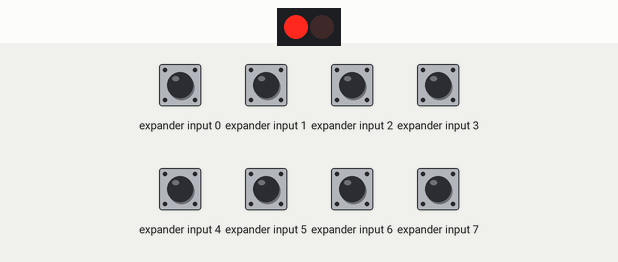
This sketch was run on a simulated Arduino Uno, built with avr-gcc and run on an emulated ATmega328P. Parts: 2 port-expander outputs drawn as a row of LEDs (first output left, lit = HIGH). Wiring (inferred from the names in the program): PCF8574 port expander at I2C address 0x20. Wiring (inferred from the signals the program sends): row of LEDs: on Q0, Q1. The test bench sets the inputs (shaded band); at power-on: expander input 0–7 HIGH.

Above: at 1.6 s.
1.7 s: expander input 7 pulled LOW for 0.15 s
At 3.0 s:
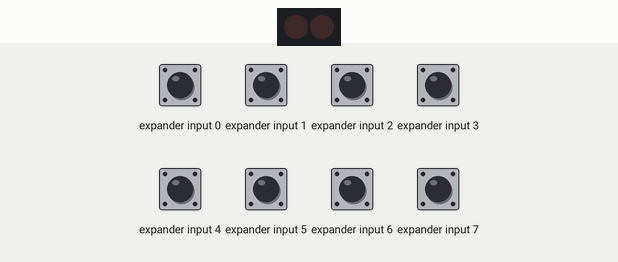
3.3 s: expander input 7 pulled LOW for 1 s
At 5.1 s:
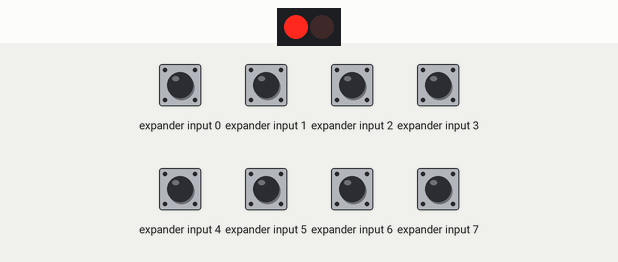
7.3 s: expander input 7 pulled LOW for 0.15 s
At 8.2 s:
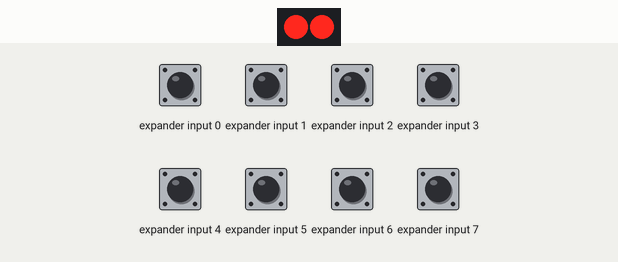
Timing chart, 0 to 16.4 s (numbered marks = the images above; inputs shaded):
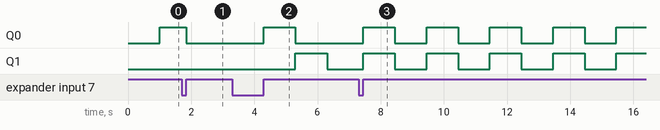

The sketch:

Lab13Checkpoint2.ino
```cpp
#include <avr/io.h>           //เรียกใช้คลังโปรแกรม io.h
#include <avr/interrupt.h>    //เรียกใช้คลังโปรแกรมสำหรับขัดจังหวะ
#include "my_twi.h"           //เรียกใช้คลังโปรแกรมจัดการมอดูลทีดับเบิลยูไอ
#include "my_pcf8574.h"       //เรียกใช้คลังโปรแกรมจัดการไอซี PCF8574
                              //---ส่วนบิตอื่นที่เหลือเป็นเอาต์พุต
uint8_t mode;                //ตั้งค่าตัวแปรส่วนกลาง (global variable)
unsigned long last_time;
unsigned long previous_time; //สร้างตัวแปรเพื่อใช้ในการนับเวลา 1s

uint8_t prepare_data(uint8_t d)
{
  uint8_t tmp;
  tmp = ~d;                   //กลับทุกบิตเป็นตรงข้ามเนื่องจาก LED เป็น Common A
  tmp |= 0x80;                //เขียนค่ารหัสขับแอลอีดีโดยมิให้มีผล
  return tmp;                 //--กระทบต่อบิต MSB ที่ใช้เป็นอินพุต
}

void setup()
{
  last_time =0;
  Serial.begin(38400);
  uint8_t tmp, i;             //ประกาศตัวแปร tmp และตัวแปร i ขนาด 8 บิต
  init_twi_module();          //สั่งให้มอดูลทีดับเบิลยูไอเริ่มทำงาน
  mode = 0;                   //สั่งให้ตัวแปร count มีค่าเริ่มต้นเท่ากับศูนย์
}                             //จบการทำงานของฟังก์ชันหลัก

void loop(){

  uint8_t tmp;

  tmp = PCF8574_read(0);
  tmp &= 0x80;  //กรองบิต
  if(!tmp)      //ตรวจสอบว่ามีการกดปุ่มของสวิตช์หรือไม่
  {
    if( millis() - last_time > 20)
    //ตรวจสอบว่าค่าเวลาในปัจจุบันมีระยะห่างจากครั้งก่อนหน้าอยู่ 20ms หรือไม่
    {
      last_time = millis();   //ให้ตัวแปร last_time เก็บค่าเวลาก่อนหน้าในรูปแบบมิลลิวินาที
      tmp = PCF8574_read(0);
      tmp &= 0x80;
      if (!tmp)   //หากพบว่ามีการกดปุ่มของสวิตช์
      {
        //Serial.println("Keypressed detected");
        mode < 3 ? mode++ : mode = 0;
        //ตรวจสอบว่าค่าในตัวแปร mode มีค่าน้อยกว่า 3 หรือไม่
        //ถ้าใช่ให้เพิ่มค่าในตัวแปร mode ขึ้นหนึ่งค่า (ทำงานในโหมดถัดไป)
        //ถ้าไม่ใช่ให้ค่าในตัวแปร mode เท่ากับ 0 (กลับมาเริ่มโหมดเดิมใหม่อีกครั้ง)
      }
      do
      {
        tmp = PCF8574_read(0);    //อ่านค่าสถานะทางตรรกะจากพอร์ตของ PCF8574
        tmp &= 0x80;
      }
      while(!tmp);
      previous_time = millis();   //ให้ตัวแปร previous_time เก็บค่าเวลาก่อนหน้าในรูปแบบมิลลิวินาที
    }
  }

  switch(mode){                   //Set ค่าการทำงานของสวิตช์ 4 โหมด
    case 0 : count(); break;      //Mode M1 LED เพิ่มค่าขึ้นทีละ 1
    case 1 : shiftRight(); break; //Mode M2 เลื่อนทุกบิตไปทางขวา
    case 2 : shiftLeft(); break;  //Mode M3 เลื่อนทุกบิตไปทางซ้าย
    case 3 : led_blink(); break;  //Mode M4 LED ติดสลับดับ
  }
}

void count(){           //Mode M1 LED เพิ่มค่าขึ้นทีละ 1
  static uint8_t count; //สร้าง static ใช้ในการนับ int
  uint8_t tmp;
  if((millis() - previous_time) > 1000){
  //ตรวจสอบว่าค่าเวลาในปัจจุบันมีระยะห่างจาก previous_time อยู่ 1ms หรือไม่
    previous_time = millis();
    //ระยะห่างกันเกิน 1ms ให้เก็บค่าเวลาปัจจุบันไว้ในตัวแปร previous_time เพื่อรอเปรียบเทียบครั้งถัดไป
    count < 127 ? count++ : count = 0;
    //ตรวจสอบว่าค่าในตัวแปร count มีค่าน้อยกว่า 127 หรือไม่
    //ถ้าใช่ให้เพิ่มค่าในตัวแปร count ขึ้นหนึ่งค่า (แอลอีดีเพิ่มขึ้นหนึ่งค่าทุกครั้งที่มีการกดสวิตช์)
    //ถ้าไม่ใช่ให้ค่าในตัวแปร count เท่ากับ 0 (แอลอีดีจะดับทุกดวงใหม่อีกครั้ง)
  }
  tmp = prepare_data(count);
  PCF8574_write(0, tmp);
}

void shiftRight(){ //Mode M2 เลื่อนทุกบิตไปทางขวา
  static uint8_t position;
  static uint8_t led = 0x40; //0100 000 LED ติดจากซ้ายสุดแล้วเลื่อนไปทางขวา
  uint8_t tmp;
  if((millis() - previous_time) > 1000){
  //ตรวจสอบว่าค่าเวลาในปัจจุบันมีระยะห่างจาก previous_time อยู่ 1ms หรือไม่
    previous_time = millis();
    //ระยะห่างกันเกิน 1ms ให้เก็บค่าเวลาปัจจุบันไว้ในตัวแปร previous_time เพื่อรอเปรียบเทียบครั้งถัดไป
    position < 6 ? position++ : position = 0;
    //ตรวจสอบว่าค่าในตัวแปร position น้อยกว่า 6 หรือไม่
    //ถ้าใช่ให้เพิ่มค่าในตัวแปร position ขึ้นหนึ่งค่า ถ้าไม่ใช่ให้ค่าในตัวแปร position เท่ากับ 0
    led = 0x40 >> position; //ชิบบิตไปทางขวา
  }
  tmp = prepare_data(led);  //ส่งค่าข้อมูล LED ไปให้กับตัวแปร tmp
  PCF8574_write(0, tmp);    //นำค่าที่เก็บไว้ในตัวแปร tmp ไปแสดงผล
}

void shiftLeft(){ //Mode M3 เลื่อนทุกบิตไปทางซ้าย
  static uint8_t position;
  static uint8_t led = 0x01; //0000 0001 LED ติดเริ่มจากขวาสุดแล้วเลื่อนไปทางซ้าย
  uint8_t tmp;
  if((millis() - previous_time) > 1000){
  //ตรวจสอบว่าค่าเวลาในปัจจุบันมีระยะห่างจาก previous_time อยู่ 1ms หรือไม่
    previous_time = millis();
    //ระยะห่างกันเกิน 1ms ให้เก็บค่าเวลาปัจจุบันไว้ในตัวแปร previous_time เพื่อรอเปรียบเทียบครั้งถัดไป
    position < 6 ? position++ : position = 0;
    //ตรวจสอบว่าค่าในตัวแปร position น้อยกว่า 6 หรือไม่
    //ถ้าใช่ให้เพิ่มค่าในตัวแปร position ขึ้นหนึ่งค่า ถ้าไม่ใช่ให้ค่าในตัวแปร position เท่ากับ 0
    led = 0x01 << position; //ชิบบิตไปทางซ้าย
  }
  tmp = prepare_data(led);  //ส่งค่าข้อมูล LED ไปเก็บไว้ในตัวแปร tmp
  PCF8574_write(0, tmp);    //นำค่าที่เก็บไว้ในตัวแปร tmp ไปแสดงผล
}

void led_blink(){ //Mode M4 LED ติดสลับดับ
  static uint8_t led = 0xFF; //LED ติด 1111 1111
  uint8_t tmp;
  if((millis() - previous_time) > 1000){
  //ตรวจสอบว่าค่าเวลาในปัจจุบันมีระยะห่างจาก previous_time อยู่ 1ms หรือไม่
    previous_time = millis();
    //ระยะห่างกันเกิน 1ms ให้เก็บค่าเวลาปัจจุบันไว้ในตัวแปร previous_time เพื่อรอเปรียบเทียบครั้งถัดไป
    led = ~led; //ทุกๆ 1บิต จะมีการกลับบิต
  }
  tmp = prepare_data(led);  //ส่งค่าข้อมูล LED ไปเก็บไว้ในตัวแปร tmp
  PCF8574_write(0, tmp);    //master ส่งค่าไปให้ borad | 0 = ค่าaddress A0 A2
}
```

my_pcf8574.h
```cpp
/*
 * pcf8574.h
 *
 * Created: 10/4/2018 1:56:41 PM
 *  Author: panyayot
 */


#ifndef MY_PCF8574_H_
#define MY_PCF8574_H_


#include "my_twi.h"
#define PCF8574_SLA_W	0x40
#define PCF8574_SLA_R	0x41
#define PCF8574A_SLA_W	0x70
#define PCF8574A_SLA_R	0x71


//-------------------------------------------------------------------------------
//-----Function list in the library my_pcf8574.h
//-------------------------------------------------------------------------------
uint8_t PCF8574_read(uint8_t addr);
void PCF8574_write(uint8_t addr, uint8_t data);
//-------------------------------------------------------------------------------


uint8_t PCF8574_read(uint8_t addr)
{
	uint8_t tmp;
	tmp = PCF8574_SLA_R;
	tmp |= (addr<<1);
	TWI_send_start_condition();
	TWI_wait_until_start_has_been_sent( );
	TWI_send_slave_address(tmp);
	TWI_wait_until_sla_transmitted();

	tmp = TWI_read_data();
	return tmp;
}
void PCF8574_write(uint8_t addr, uint8_t data)
{
	uint8_t tmp;
	tmp = PCF8574_SLA_W;
	tmp |= (addr<<1);
	TWI_send_start_condition();
	TWI_wait_until_start_has_been_sent( );
	TWI_send_slave_address(tmp);
	TWI_wait_until_sla_transmitted();

	TWI_send_first_data(data);
	TWI_wait_until_data_transmitted();
	TWI_send_stop_condition();
}


#endif /* MY_PCF8574_H_ */
```

my_twi.h
```cpp
/*
 * my_twi.h
 *
 * Created: 9/28/2018 11:24:12 PM
 *  Author: panyayot
 */


#ifndef MY_TWI_H_
#define MY_TWI_H_

#ifndef F_CPU
#define F_CPU 16000000UL
#endif
#define TWI_BITRATE 100000
#define TWBR_VALUE (((F_CPU/TWI_BITRATE)-16)/2   )
#define START_TRANSMITTED			0x08
#define REPEATED_START_TRANSMITTED	0x10

#include <util/twi.h>

//-------------------------------------------------------------------------------
//-----Function list in the library my_twi.h
//-------------------------------------------------------------------------------
void init_twi_module(void);
void Status_TWI_no_MR_received_then_ack(void);
void Status_TWI_incomplete_start(void);
void Status_TWI_no_sla_ack(void);
void Status_TWI_no_data_ack(void);
void TWI_send_start_condition (void);
void TWI_wait_until_start_has_been_sent (void);
void TWI_send_slave_address (unsigned char addr);
void TWI_wait_until_sla_transmitted (void);
void TWI_send_device_begin_address(unsigned char addr);
void TWI_send_data (unsigned char DATA);
void TWI_wait_until_data_transmitted (void);
void TWI_send_stop_condition (void);
uint8_t TWI_read_data(void);
//-------------------------------------------------------------------------------
void init_twi_module(void)
{
	TWBR = TWBR_VALUE;
}

void Status_TWI_no_MR_received_then_ack(void)		//error_twi_handler(void)
{
	Serial.println("TWI>no data received from slave and master has responded\n\r");
}

void Status_TWI_incomplete_start(void)		//error_twi_handler(void)
{
	Serial.println("TWI>Start condition fail\n\r");
}

void Status_TWI_no_sla_ack(void)			//error_twi_handler2(void)
{
	Serial.println("TWI>no SLA acknowledge\n\r");
}

void Status_TWI_no_data_ack(void)			//error_twi_handler3(void)
{
	Serial.println("TWI>no data acknowledge");
}

void TWI_send_start_condition (void) {
	TWCR = (1<<TWEN) | (1<<TWINT) | (1<<TWSTA);
}

void TWI_wait_until_start_has_been_sent (void) {
	while (  !(TWCR & (1<<TWINT) ) )
		;
}

void TWI_send_slave_address (unsigned char addr) {
	unsigned char tmp;
	tmp = TWSR & 0xF8;
	if ((tmp != START_TRANSMITTED) &&  (tmp != REPEATED_START_TRANSMITTED))
		Status_TWI_incomplete_start();		//error_twi_handler( );
	TWDR = addr;
	TWCR = (1<<TWINT) | (1<<TWEN);
}

void TWI_wait_until_sla_transmitted (void) {
	while ( !(TWCR & (1<<TWINT)) )
		;
}


void TWI_send_device_begin_address(unsigned char addr)
{
	uint8_t tmp;
	tmp = TWSR & 0xF8;
	if ( (tmp != TW_MT_SLA_ACK))
		Status_TWI_no_sla_ack();				//error_twi_handler2( );

	TWDR = addr;
	TWCR = (1<<TWINT) |  (1<<TWEN);
}


void TWI_send_data (unsigned char DATA) {
	uint8_t tmp;
	tmp = TWSR & 0xF8;
	if  (tmp != TW_MT_DATA_ACK)
		Status_TWI_no_data_ack();				//error_twi_handler2( );

	TWDR = DATA;
	TWCR = (1<<TWINT) |  (1<<TWEN);
}

void TWI_send_first_data (unsigned char DATA) {
	uint8_t tmp;
	tmp = TWSR & 0xF8;
	if ( tmp != TW_MT_SLA_ACK)
		Status_TWI_no_sla_ack();				//error_twi_handler2( );

	TWDR = DATA;
	TWCR = (1<<TWINT) |  (1<<TWEN);
}


void TWI_wait_until_data_transmitted (void) {
	while ( !(TWCR & (1<<TWINT)) )
	;
	if ( (TWSR & 0xF8) != TW_MT_DATA_ACK )
		Status_TWI_no_data_ack();							//error_twi_handler3( );
}

uint8_t TWI_read_data(void)
{
	uint8_t tmp;
	TWCR = (1<<TWINT) | (1<<TWEN) | (1<<TWEA);
	while ( !(TWCR & (1<<TWINT)) )
		;

	tmp = TWSR & 0xF8;
	if ( tmp != TW_MR_DATA_ACK )
		Status_TWI_no_MR_received_then_ack();
	return TWDR;
}


void TWI_send_stop_condition (void) {
	uint8_t tmp;
	tmp = TWSR & 0xF8;
	if (( tmp != TW_MT_DATA_ACK) && (tmp != TW_MR_DATA_ACK))
		Status_TWI_no_data_ack( );
	TWCR = (1<<TWINT)|(1<<TWEN)| (1<<TWSTO);
}

#endif /* MY_TWI_H_ */
```
